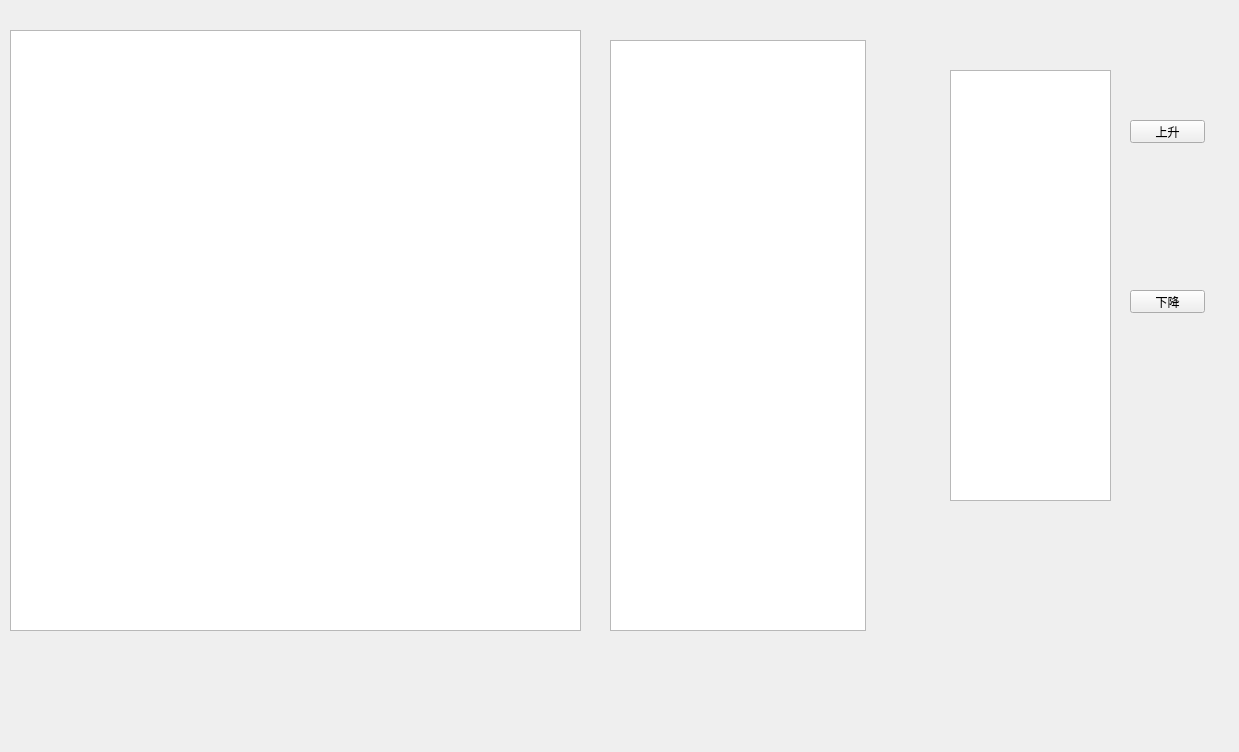
<?xml version="1.0" encoding="UTF-8"?>
<ui version="4.0">
 <class>SlotTransferCycleVTMNewWidget</class>
 <widget class="QWidget" name="SlotTransferCycleVTMNewWidget">
  <property name="geometry">
   <rect>
    <x>0</x>
    <y>0</y>
    <width>1239</width>
    <height>752</height>
   </rect>
  </property>
  <property name="sizePolicy">
   <sizepolicy hsizetype="Expanding" vsizetype="Expanding">
    <horstretch>0</horstretch>
    <verstretch>0</verstretch>
   </sizepolicy>
  </property>
  <property name="windowTitle">
   <string>Form</string>
  </property>
  <widget class="QListWidget" name="taskQueueWidget">
   <property name="geometry">
    <rect>
     <x>950</x>
     <y>70</y>
     <width>161</width>
     <height>431</height>
    </rect>
   </property>
  </widget>
  <widget class="QPushButton" name="btnUp">
   <property name="geometry">
    <rect>
     <x>1130</x>
     <y>120</y>
     <width>75</width>
     <height>23</height>
    </rect>
   </property>
   <property name="text">
    <string>上升</string>
   </property>
  </widget>
  <widget class="QPushButton" name="btnDown">
   <property name="geometry">
    <rect>
     <x>1130</x>
     <y>290</y>
     <width>75</width>
     <height>23</height>
    </rect>
   </property>
   <property name="text">
    <string>下降</string>
   </property>
  </widget>
  <widget class="QTableWidget" name="commandTableWidget">
   <property name="geometry">
    <rect>
     <x>10</x>
     <y>30</y>
     <width>571</width>
     <height>601</height>
    </rect>
   </property>
  </widget>
  <widget class="QTreeView" name="commandListWidget">
   <property name="geometry">
    <rect>
     <x>610</x>
     <y>40</y>
     <width>256</width>
     <height>591</height>
    </rect>
   </property>
  </widget>
 </widget>
 <resources/>
 <connections/>
</ui>
